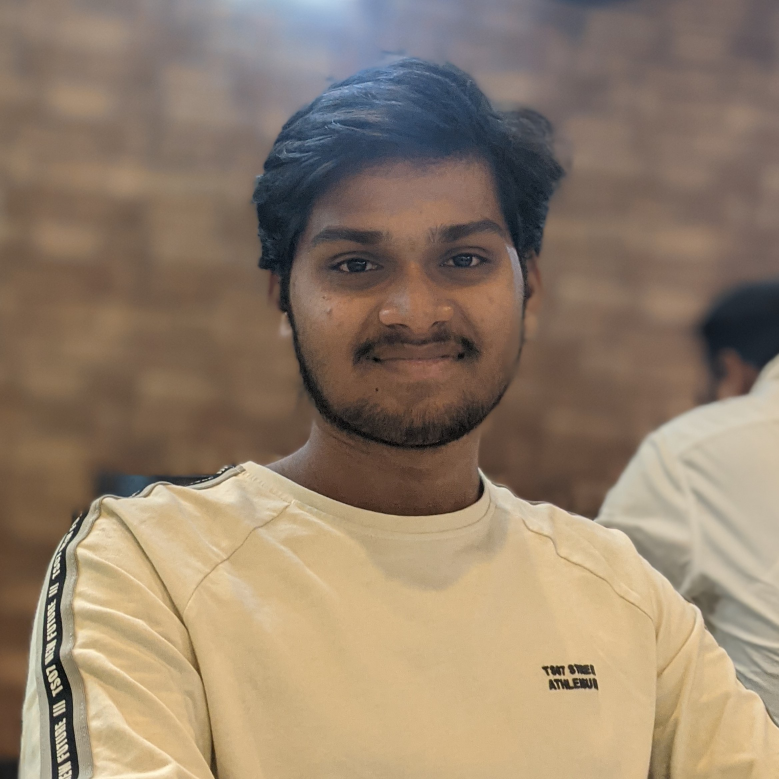
#> input picture dataset_family/Lokesh.jpg, 2337 x 2337 px (shown at 1/3 size); its folder holds only this picture in this run
$ python -i face_Recog.py   (imports and definitions only)
#> lines starting #> are read from the running program, lines starting #| are printed output that depends on the picture
#> further down, picture is the input picture: shape (2337, 2337, 3); mean B, G, R 107.5, 127.3, 145.8
import cv2
import face_recognition
import os
import time
from datetime import datetime
import smtplib
from email.mime.text import MIMEText
from email.mime.image import MIMEImage
from email.mime.multipart import MIMEMultipart
import logging
import numpy as np
import pickle
import hashlib

# Configure logging
# [1 line not run here, left out]
logger = logging.getLogger(__name__)

class FaceRecognitionSystem:
    def __init__(self, dataset_path="dataset_family/",
                 sender_email="miniprojectiomp@gmail.com",
                 recipient_email=None,
                 email_password="dsoo yefa dtur dgwg"):
        self.known_face_encodings = []
        self.known_face_names = []
        self.dataset_path = dataset_path
        self.is_running = False
        self.cache_file = "face_encodings_cache.pkl"
        self.cache_metadata_file = "face_encodings_metadata.pkl"

        # Email configuration
        self.sender_email = sender_email
        self.recipient_email = recipient_email
        self.email_password = email_password
        self.smtp_server = "smtp.gmail.com"
        self.smtp_port = 587

        # Face recognition settings
        self.known_face_tolerance = 0.6  # Keep lenient face matching

        # Very lenient screen detection threshold
        self.screen_pattern_threshold = 200  # Extremely high threshold to only catch obvious screens

        # Initialize face encodings
        self.load_known_faces()
        logger.info(f"Initialized with {len(self.known_face_names)} known faces: {', '.join(self.known_face_names)}")

    def get_file_hash(self, filepath):
        """Calculate MD5 hash of file for change detection"""
        hasher = hashlib.md5()
        with open(filepath, 'rb') as f:
            buf = f.read(65536)  # Read in 64kb chunks
            while len(buf) > 0:
                hasher.update(buf)
                buf = f.read(65536)
        return hasher.hexdigest()

    def load_cache(self):
        """Load cached face encodings if available"""
        if os.path.exists(self.cache_file) and os.path.exists(self.cache_metadata_file):
            try:
                with open(self.cache_metadata_file, 'rb') as f:
#> (reads face_encodings_metadata.pkl from the repository)
                    cached_metadata = pickle.load(f)

                # Check if any files have changed
                current_metadata = {}
                for filename in os.listdir(self.dataset_path):
                    if filename.endswith((".jpg", ".jpeg", ".png")):
                        filepath = os.path.join(self.dataset_path, filename)
                        current_metadata[filename] = self.get_file_hash(filepath)
#> (the call stopped at in load_known_faces, `image = face_recognition.load_image_file(image_path)`: face_recognition is not available in this run)

                # If metadata matches, load cached encodings
                if current_metadata == cached_metadata:
                    with open(self.cache_file, 'rb') as f:
                        cache_data = pickle.load(f)
                        self.known_face_encodings = cache_data['encodings']
                        self.known_face_names = cache_data['names']
                        logger.info("Successfully loaded face encodings from cache")
                        return True
            except Exception as e:
                logger.warning(f"Error loading cache: {str(e)}")

        return False

    # [24 lines left out: function save_cache, not called in this run]

    def load_known_faces(self):
        """Load and encode all known faces from the dataset directory"""
        # Try to load from cache first
        if self.load_cache():
            return

        self.known_face_encodings = []
        self.known_face_names = []

        if not os.path.exists(self.dataset_path):
            logger.error(f"Dataset path {self.dataset_path} does not exist")
            raise FileNotFoundError(f"Dataset path {self.dataset_path} does not exist")

        for filename in os.listdir(self.dataset_path):
            if filename.endswith((".jpg", ".jpeg", ".png")):
                name = os.path.splitext(filename)[0]
                image_path = os.path.join(self.dataset_path, filename)

                try:
                    logger.info(f"Processing {filename}")
                    image = face_recognition.load_image_file(image_path)
                    face_encodings = face_recognition.face_encodings(image)

                    if len(face_encodings) > 0:
                        self.known_face_encodings.append(face_encodings[0])
                        self.known_face_names.append(name)
                        logger.info(f"Successfully encoded face for {name}")
                    else:
                        logger.warning(f"No face found in {filename}")
                except Exception as e:
                    logger.error(f"Error processing {filename}: {str(e)}")

        if not self.known_face_encodings:
            logger.error("No faces could be encoded from the dataset")
            raise ValueError("No faces could be encoded from the dataset")

        # Save to cache for future use
        self.save_cache()

    # [83 lines left out: functions send_unknown_face_email, send_file_access_notification, not called in this run]

    def check_for_screen(self, image):
        """
        Enhanced screen detection using FFT analysis
        Returns: (is_screen, confidence)
        """
        try:
            # Convert to grayscale properly
            gray = cv2.cvtColor(image, cv2.COLOR_BGR2GRAY)
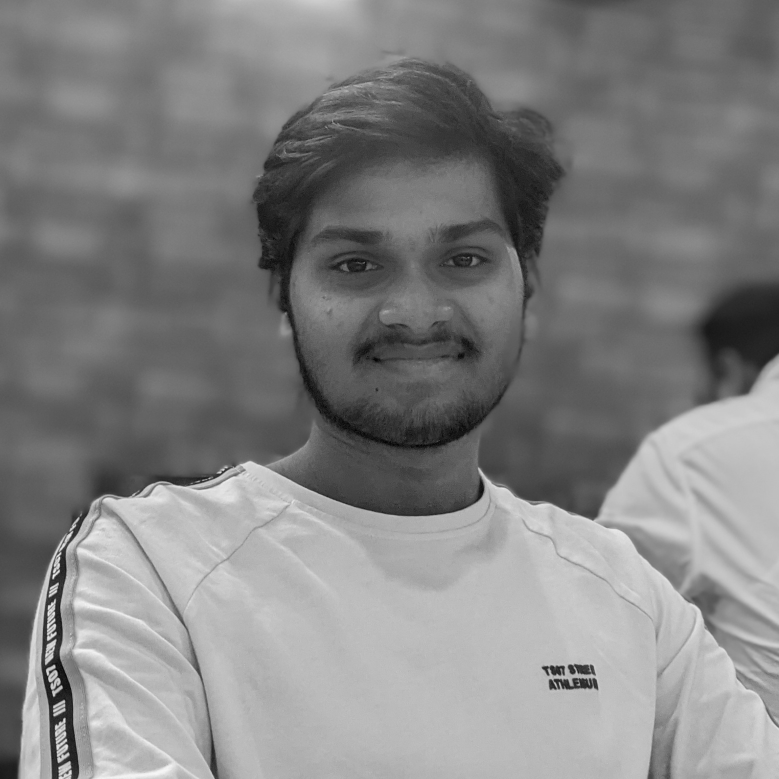
#> gray: shape (2337, 2337) (shown at 1/3 size); min 0, max 252, mean 130.6

            # Apply Gaussian blur to reduce noise
            blurred = cv2.GaussianBlur(gray, (5, 5), 0)

            # Calculate FFT
            freqs = np.fft.fft2(blurred)
            freq_magnitudes = np.abs(freqs)

            # Calculate peak ratios at different frequency bands
            peak_ratio = np.max(freq_magnitudes) / np.mean(freq_magnitudes)
#> peak_ratio = 116674.6

            # Screen patterns typically show very high peak ratios
            # Calculate confidence based on observed peak ratios
            # Screens typically show ratios > 300
            base_confidence = min(peak_ratio / 3, 100)  # Scale to percentage
#> base_confidence = 100

            # Enhance confidence calculation with additional features

            # 1. Check for regular grid patterns
            freq_threshold = np.percentile(freq_magnitudes, 99)
#> freq_threshold = 88926.1
            high_freq_points = np.sum(freq_magnitudes > freq_threshold)
#> high_freq_points = 54615
            grid_confidence = min(high_freq_points / 100, 100)
#> grid_confidence = 100

            # 2. Check for periodic patterns
            dy, dx = np.gradient(gray)
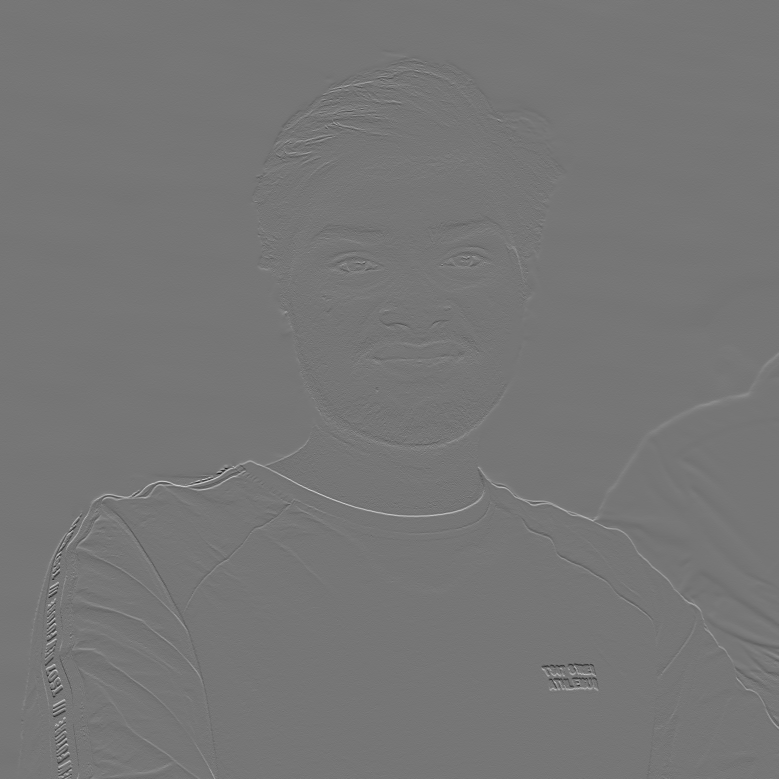
#> dy: shape (2337, 2337) float64 (shown at 1/3 size); min -58.5, max 67, mean 0; drawn with min black and max white
            gradient_magnitude = np.sqrt(dx**2 + dy**2)
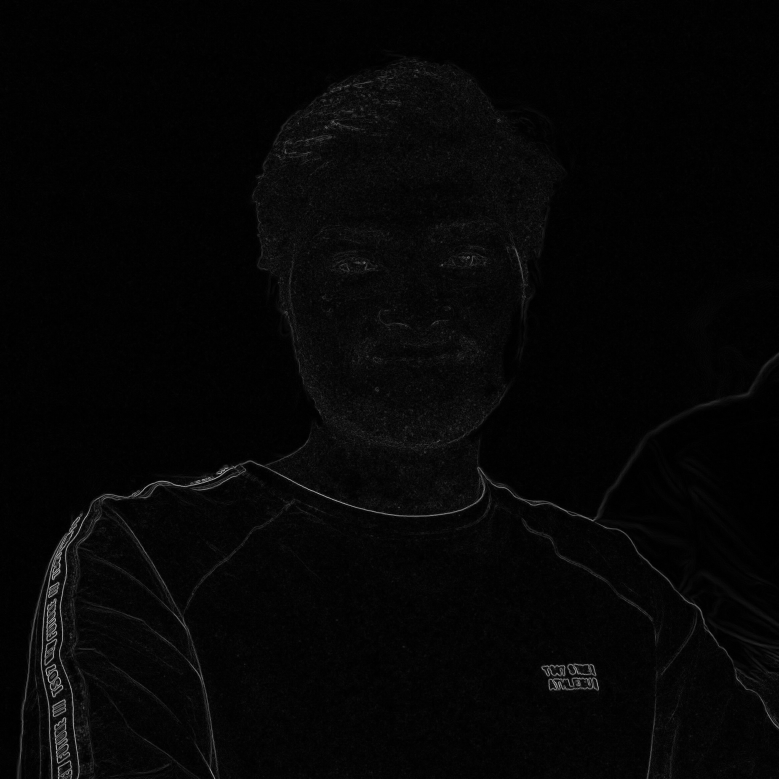
#> gradient_magnitude: shape (2337, 2337) float64 (shown at 1/3 size); min 0, max 78.08, mean 1.9; drawn with min black and max white
            gradient_std = np.std(gradient_magnitude)
#> gradient_std = 3.28
            periodic_confidence = min(gradient_std / 2, 100)
#> periodic_confidence = 1.64

            # Combine confidences with weights
            final_confidence = (0.5 * base_confidence +
                              0.3 * grid_confidence +
                              0.2 * periodic_confidence)
#> final_confidence = 80.33

            # For clear screens, boost confidence to 100%
            if peak_ratio > 300 and grid_confidence > 80:
                final_confidence = 100.0

            logger.info(f"Screen detection details:")
            logger.info(f"- Peak ratio: {peak_ratio:.2f}")
            logger.info(f"- Base confidence: {base_confidence:.2f}%")
            logger.info(f"- Grid confidence: {grid_confidence:.2f}%")
            logger.info(f"- Periodic confidence: {periodic_confidence:.2f}%")
            logger.info(f"- Final confidence: {final_confidence:.2f}%")

            # Consider it a screen if final confidence is high enough
            if final_confidence > 90:
                return True, final_confidence
            return False, final_confidence

        except Exception as e:
            logger.error(f"Error in screen detection: {str(e)}")
            return False, 0

    def verify_face(self, image_data):
        """Verify a face against known faces with minimal screen detection"""
        try:
            # Convert image to RGB format
            if isinstance(image_data, np.ndarray):
                rgb_image = cv2.cvtColor(image_data, cv2.COLOR_BGR2RGB)
            else:
                rgb_image = image_data

            # Quick check for obvious screens with high confidence
            is_screen, screen_confidence = self.check_for_screen(image_data)
#> is_screen = True; screen_confidence = 100
            logger.info(f"Screen confidence: {screen_confidence:.2f}%")

            # Use strict floating point comparison for 60% threshold
            if float(screen_confidence) >= 61.0 or abs(float(screen_confidence) - 61.0) < 0.0001:
                logger.warning(f"Screen detected with {screen_confidence:.2f}% confidence - Access Denied")
                return None, f"Access denied - Screen display detected ({screen_confidence:.1f}% confidence)"

            # Get face locations
            face_locations = face_recognition.face_locations(rgb_image)
            if not face_locations:
                logger.warning("No face detected in the image")
                return None, "No face detected"

            # Get face encodings
            face_encodings = face_recognition.face_encodings(rgb_image, face_locations)
            if not face_encodings:
                logger.warning("Could not encode face from the image")
                return None, "Could not encode face"

            # Compare with known faces - keep the lenient matching
            matches = face_recognition.compare_faces(
                self.known_face_encodings,
                face_encodings[0],
                tolerance=self.known_face_tolerance
            )

            # Calculate face confidence for all known faces
            face_distances = face_recognition.face_distance(self.known_face_encodings, face_encodings[0])
            face_confidences = [(1 - dist) * 100 for dist in face_distances]

            if True in matches:
                best_match_index = matches.index(True)
                name = self.known_face_names[best_match_index]
                confidence = face_confidences[best_match_index]
                logger.info(f"Face recognition - Name: {name}, Confidence: {confidence:.2f}%")
                logger.info(f"All face confidences: {', '.join([f'{name}: {conf:.2f}%' for name, conf in zip(self.known_face_names, face_confidences)])}")
                return name, None
            else:
                # Log best confidence even for non-matches
                if face_confidences:
                    best_confidence = max(face_confidences)
                    logger.info(f"Best non-matching face confidence: {best_confidence:.2f}%")
                logger.warning("Face not recognized")
                return None, "Face not recognized"

        except Exception as e:
            logger.error(f"Error during face verification: {str(e)}")
            return None, str(e)

    # [100 lines left out: functions run_recognition, stop_recognition, not called in this run]

>>> import cv2
>>> picture = cv2.imread('dataset_family/Lokesh.jpg')
>>> result = FaceRecognitionSystem().verify_face(picture)
